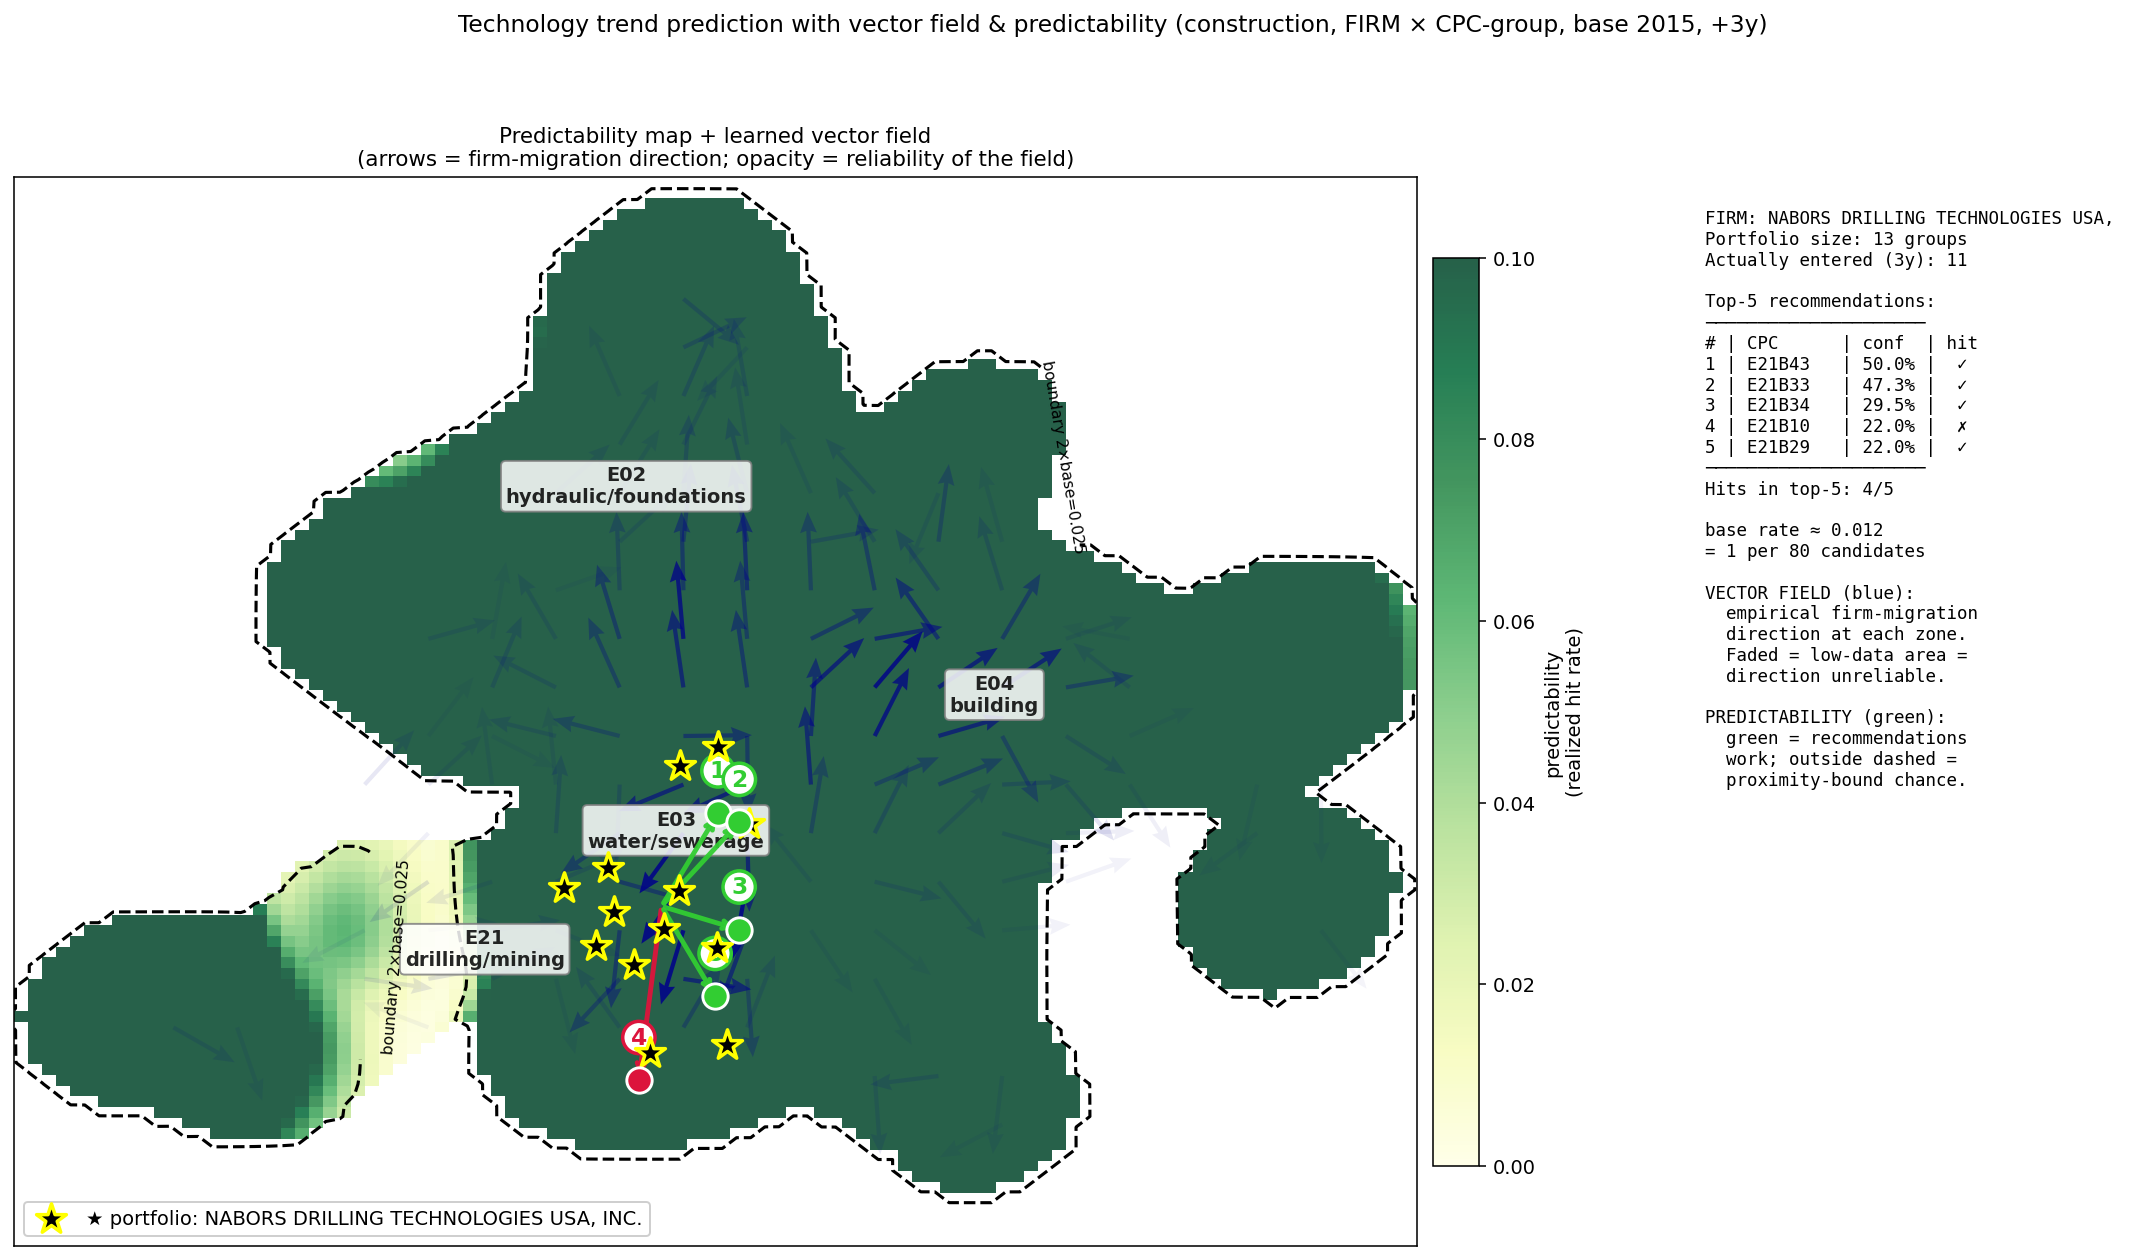

Write Python code to recreate this figure.
"""viz_predictability_map_v4.py — Pattern-3 + LEARNED VECTOR FIELD overlay.

LGNSDE / X3-clean style: a learned drift vector field on the latent landscape that
visualizes where technologies are HEADING. Combined with the predictability map,
the result is:
  - background heatmap = WHERE predictions work (green) vs proximity-bound (red)
  - arrows = WHICH WAY technology is flowing (firm-migration field)
  - arrow opacity = field reliability (low data density -> faded = honest about
                    where we DON'T know the direction)

We do NOT train a full LGNSDE; we derive the field empirically from observed firm
transitions: every (existing CPC) -> (newly entered CPC) pair for every firm
contributes a flow vector. Field at each grid point = density-weighted mean of
nearby flows. Faded arrows = low-data zones (epistemic-like uncertainty).

Run:  python pnode_patent_runner/viz_predictability_map_v4.py --domain construction
"""
from __future__ import annotations

import argparse
from collections import defaultdict

import matplotlib.pyplot as plt
import numpy as np
import pandas as pd
import umap
from scipy.stats import gaussian_kde
from sklearn.isotonic import IsotonicRegression

from diagnose_convergence_signal import ROOT
import recommender_firm as R

GLOSS = {"E01": "roads/bridges", "E02": "hydraulic/foundations",
         "E03": "water/sewerage", "E04": "building", "E05": "locks/fittings",
         "E06": "doors/windows", "E21": "drilling/mining",
         "B28": "cement/clay", "B66": "hoisting", "C04": "concrete",
         "F16": "machine elements", "B23": "machine tools", "B65": "conveying"}


def setup(args):
    df = pd.read_csv(ROOT / f"data/processed/bipartite_{args.domain}_firm.csv")
    df["year"] = pd.to_datetime(df["ts"], errors="coerce").dt.year
    df = df.dropna(subset=["year"]); df["year"] = df["year"].astype(int)
    df = df[(df.year >= 2000) & (df.year <= 2020)]
    df["i"] = df["i"].map(R.coarsen)
    df = df.dropna(subset=["i"]).drop_duplicates(["u", "i", "year"])
    z = np.load(ROOT / f"data/processed/cpc_content_{args.domain}.npz", allow_pickle=True)
    sub = {}
    for c, v in zip(list(z["codes"]), z["emb"]):
        s = R.coarsen(c)
        if s:
            sub.setdefault(s, []).append(v)
    codes = sorted(set(df.i) & set(sub))
    emb = np.array([np.mean(sub[s], 0) for s in codes])
    cidx = {c: k for k, c in enumerate(codes)}; inv_c = {k: c for c, k in cidx.items()}
    df = df[df.i.isin(cidx)]
    return df, emb, codes, cidx, inv_c, len(codes)


def main():
    ap = argparse.ArgumentParser()
    ap.add_argument("--domain", default="construction")
    ap.add_argument("--train-year", type=int, default=2012)
    ap.add_argument("--test-year", type=int, default=2015)
    ap.add_argument("--horizon", type=int, default=3)
    ap.add_argument("--topk", type=int, default=50)
    ap.add_argument("--n-eval", type=int, default=2000)
    ap.add_argument("--seed", type=int, default=42)
    ap.add_argument("--out", default="viz_predictability_map_v4.png")
    args = ap.parse_args()
    rng = np.random.default_rng(args.seed)
    R.LEVEL = "group"

    df, emb, codes, cidx, inv_c, n_c = setup(args)
    print(f"firms={df.u.nunique()} CPC-groups={n_c}")
    sc, clf = R.train_lr(df, args.train_year, cidx, emb, n_c, args.horizon, rng, cols=[0, 1, 2, 3])
    w = R.build_world(df, args.test_year, cidx, emb, n_c, args.horizon)
    print("UMAP to 2D ...")
    xy = umap.UMAP(n_neighbors=20, min_dist=0.30, n_components=2,
                   random_state=args.seed).fit_transform(w["Cemb"])

    # eval loop (predictability stats)
    invs = R.actors(w, cidx); rng.shuffle(invs); invs = invs[:args.n_eval]
    sp = len(invs) // 2
    cs, cy, eval_data = [], [], []
    for n, u in enumerate(invs):
        X, owned, Su = R.actor_scores(u, w, emb, cidx, n_c)
        new = {cidx[c] for c in (w["nextf"][u] - w["prior"][u]) if c in cidx and w["have"][cidx[c]]}
        if len(Su) < 2 or not new:
            continue
        cand = np.array([t for t in range(n_c) if t not in owned])
        raw = clf.decision_function(sc.transform(X[cand][:, [0, 1, 2, 3]]))
        lab = np.array([1 if t in new else 0 for t in cand])
        if n < sp:
            cs.append(raw); cy.append(lab)
        else:
            eval_data.append((u, X, owned, Su, new, cand, raw, lab))
    iso = IsotonicRegression(out_of_bounds="clip").fit(np.concatenate(cs), np.concatenate(cy))
    base = float(np.mean([y.mean() for y in cy]))

    # predictability KDE (as v3)
    stats = defaultdict(lambda: {"n_rec": 0, "n_hit": 0})
    for u, X, owned, Su, new, cand, raw, lab in eval_data:
        cal = iso.predict(raw)
        for j in np.argsort(-cal)[:args.topk]:
            t = cand[j]; stats[t]["n_rec"] += 1
            if t in new:
                stats[t]["n_hit"] += 1
    tidx = np.array([t for t, s in stats.items() if s["n_rec"] >= 10])
    if len(tidx) == 0:
        print("no CPCs with enough recs"); return
    nrec = np.array([stats[t]["n_rec"] for t in tidx], float)
    hit = np.array([stats[t]["n_hit"] / stats[t]["n_rec"] for t in tidx])
    pts = xy[tidx]

    grid_n = 100
    x_min, x_max = xy[:, 0].min() - 0.7, xy[:, 0].max() + 0.7
    y_min, y_max = xy[:, 1].min() - 0.7, xy[:, 1].max() + 0.7
    gx = np.linspace(x_min, x_max, grid_n); gy = np.linspace(y_min, y_max, grid_n)
    GX, GY = np.meshgrid(gx, gy); grid = np.vstack([GX.ravel(), GY.ravel()])
    kde_hit = gaussian_kde(pts.T, bw_method=0.20, weights=hit * nrec)(grid).reshape(grid_n, grid_n)
    kde_n = gaussian_kde(pts.T, bw_method=0.20, weights=nrec)(grid).reshape(grid_n, grid_n)
    heat = np.divide(kde_hit, kde_n + 1e-12, out=np.zeros_like(kde_hit), where=kde_n > 0)
    mask = kde_n < (kde_n.max() * 0.03); heat = np.ma.array(heat, mask=mask)

    # ---- VECTOR FIELD from observed firm transitions ----
    # For each eval firm: for each (old portfolio CPC) -> (newly entered CPC),
    # produce a flow vector at the midpoint
    flow_xy, flow_uv, flow_w = [], [], []
    for u, X, owned, Su, new_set, cand, raw, lab in eval_data:
        port = [cidx[c] for c in Su if c in cidx]
        port_xy = xy[port]
        if not port or not new_set:
            continue
        for new_t in new_set:
            target = xy[new_t]
            # connect each portfolio item to the new entry (firm "migration")
            for p in port_xy:
                mid = (p + target) / 2
                vec = target - p
                nv = np.linalg.norm(vec)
                if nv < 1e-6:
                    continue
                flow_xy.append(mid); flow_uv.append(vec / nv); flow_w.append(1.0)
    flow_xy = np.array(flow_xy); flow_uv = np.array(flow_uv); flow_w = np.array(flow_w)
    print(f"flow vectors: {len(flow_xy)}")

    # bin into grid_v x grid_v cells, average direction + count
    grid_v = 22
    bx = np.linspace(x_min, x_max, grid_v + 1)
    by = np.linspace(y_min, y_max, grid_v + 1)
    ix = np.clip(np.searchsorted(bx, flow_xy[:, 0]) - 1, 0, grid_v - 1)
    iy = np.clip(np.searchsorted(by, flow_xy[:, 1]) - 1, 0, grid_v - 1)
    U = np.zeros((grid_v, grid_v)); V = np.zeros((grid_v, grid_v)); C = np.zeros((grid_v, grid_v))
    for k in range(len(flow_xy)):
        U[iy[k], ix[k]] += flow_uv[k, 0] * flow_w[k]
        V[iy[k], ix[k]] += flow_uv[k, 1] * flow_w[k]
        C[iy[k], ix[k]] += flow_w[k]
    cx = (bx[:-1] + bx[1:]) / 2; cy_ = (by[:-1] + by[1:]) / 2
    CGX, CGY = np.meshgrid(cx, cy_)
    valid = C > 8
    U = np.divide(U, C, out=np.zeros_like(U), where=C > 0)
    V = np.divide(V, C, out=np.zeros_like(V), where=C > 0)
    norm = np.sqrt(U ** 2 + V ** 2)
    norm[norm < 1e-9] = 1
    U /= norm; V /= norm
    # opacity: more flows = clearer arrow (epistemic-like: low density = unreliable)
    op = np.clip(C / C.max() * 1.3, 0.0, 1.0)
    op[~valid] = 0

    # pick a firm
    nm = {}
    nm_path = ROOT / f"data/processed/{args.domain}_firm_names.csv"
    if nm_path.exists():
        nm = pd.read_csv(nm_path).drop_duplicates("u").set_index("u")["org"].to_dict()
    best_u, best_s = None, -np.inf
    for require_name in [True, False]:
        for u, X, owned, Su, new_set, cand, raw, lab in eval_data:
            if not (5 <= len(Su) <= 18) or len(new_set) < 3:
                continue
            if require_name and len(str(nm.get(u, "")).strip()) < 4:
                continue
            port_t = [cidx[c] for c in Su if c in cidx]
            spread = xy[port_t].std(0).sum()
            s = -spread + len(new_set) * 0.6
            if s > best_s:
                best_s = s; best_u = u
        if best_u is not None:
            break
    u = best_u
    X, owned, Su = R.actor_scores(u, w, emb, cidx, n_c)
    new_set = {cidx[c] for c in (w["nextf"][u] - w["prior"][u]) if c in cidx and w["have"][cidx[c]]}
    cand = np.array([t for t in range(n_c) if t not in owned])
    cal = iso.predict(clf.decision_function(sc.transform(X[cand][:, [0, 1, 2, 3]])))
    order = np.argsort(-cal)[:5]; top = cand[order]; top_conf = cal[order]
    port_t = [cidx[c] for c in Su if c in cidx]

    # zone labels
    zone_pts = defaultdict(list)
    for t in range(n_c):
        zone_pts[inv_c[t][:3]].append(xy[t])
    zone_centroids = {z: np.mean(v, 0) for z, v in zone_pts.items()
                      if len(v) >= 4 and z in GLOSS}

    # ---- figure
    fig = plt.figure(figsize=(16, 9))
    gs = fig.add_gridspec(1, 4, width_ratios=[3, 3, 3, 2])
    ax = fig.add_subplot(gs[0, :3])

    im = ax.imshow(heat, extent=(x_min, x_max, y_min, y_max), origin="lower",
                   cmap="YlGn", vmin=0, vmax=0.10, aspect="auto", alpha=0.85)
    cs_ = ax.contour(GX, GY, heat.filled(0), levels=[2 * base],
                     colors=["black"], linestyles=["--"], linewidths=[1.6])
    ax.clabel(cs_, fmt={2 * base: f"boundary 2×base={2*base:.3f}"}, fontsize=8)
    fig.colorbar(im, ax=ax, shrink=0.85, pad=0.01, label="predictability\n(realized hit rate)")

    # vector field — arrows colored by opacity (= reliability)
    for iy_ in range(grid_v):
        for ix_ in range(grid_v):
            if op[iy_, ix_] > 0.05:
                ax.quiver(CGX[iy_, ix_], CGY[iy_, ix_], U[iy_, ix_], V[iy_, ix_],
                          angles="xy", scale_units="xy", scale=1.8,
                          color="darkblue", alpha=op[iy_, ix_] * 0.85,
                          width=0.0030, headwidth=4, headlength=5)

    for z, c in zone_centroids.items():
        ax.text(c[0], c[1], f"{z}\n{GLOSS[z]}", fontsize=10, ha="center", va="center",
                weight="bold", alpha=0.85,
                bbox=dict(boxstyle="round,pad=0.25", fc="white", ec="grey", alpha=0.85))

    # firm overlay
    ax.scatter(xy[port_t, 0], xy[port_t, 1], marker="*", c="black", s=260, zorder=8,
               edgecolors="yellow", linewidths=1.8,
               label=f"★ portfolio: {str(nm.get(u,'?'))[:38]}")
    center = xy[port_t].mean(0)
    for k, (t, c) in enumerate(zip(top, top_conf), 1):
        tx, ty = xy[t]; is_hit = t in new_set
        cc = "limegreen" if is_hit else "crimson"
        ax.annotate("", xy=(tx, ty), xytext=center,
                    arrowprops=dict(arrowstyle="->", color=cc, alpha=0.95, lw=2.5))
        ax.scatter([tx], [ty], s=170, c=cc, edgecolors="white", linewidths=1.5, zorder=9)
        ax.text(tx, ty + 0.22, f"{k}", fontsize=12, ha="center", va="bottom",
                weight="bold", color=cc,
                bbox=dict(boxstyle="circle,pad=0.20", fc="white", ec=cc, lw=1.8))

    ax.legend(loc="lower left", fontsize=10, framealpha=0.95)
    ax.set_title("Predictability map + learned vector field\n"
                 "(arrows = firm-migration direction; opacity = reliability of the field)",
                 fontsize=11)
    ax.set_xticks([]); ax.set_yticks([])

    # right panel: rec table
    ax2 = fig.add_subplot(gs[0, 3]); ax2.axis("off")
    name = str(nm.get(u, "?"))[:34]
    lines = [f"FIRM: {name}",
             f"Portfolio size: {len(Su)} groups",
             f"Actually entered (3y): {len(new_set)}",
             "",
             "Top-5 recommendations:",
             "─────────────────────",
             "# | CPC      | conf  | hit"]
    for k, (t, c) in enumerate(zip(top, top_conf), 1):
        lab = "✓" if t in new_set else "✗"
        lines.append(f"{k} | {inv_c[t]:<8} | {c*100:4.1f}% |  {lab}")
    n_hit = sum(1 for t in top if t in new_set)
    lines += ["─────────────────────",
              f"Hits in top-5: {n_hit}/5", "",
              f"base rate ≈ {base:.3f}",
              f"= 1 per {int(1/base)} candidates",
              "",
              "VECTOR FIELD (blue):",
              "  empirical firm-migration",
              "  direction at each zone.",
              "  Faded = low-data area =",
              "  direction unreliable.",
              "",
              "PREDICTABILITY (green):",
              "  green = recommendations",
              "  work; outside dashed = ",
              "  proximity-bound chance."]
    ax2.text(0, 0.97, "\n".join(lines), family="monospace", fontsize=9, va="top")

    plt.suptitle(f"Technology trend prediction with vector field & predictability "
                 f"({args.domain}, FIRM × CPC-group, base {args.test_year}, +{args.horizon}y)",
                 fontsize=12, y=0.995)
    plt.tight_layout(rect=[0, 0, 1, 0.96])
    out = ROOT / "pnode_patent_runner" / args.out
    plt.savefig(out, dpi=140, bbox_inches="tight")
    print(f"saved -> {out}")


if __name__ == "__main__":
    main()
